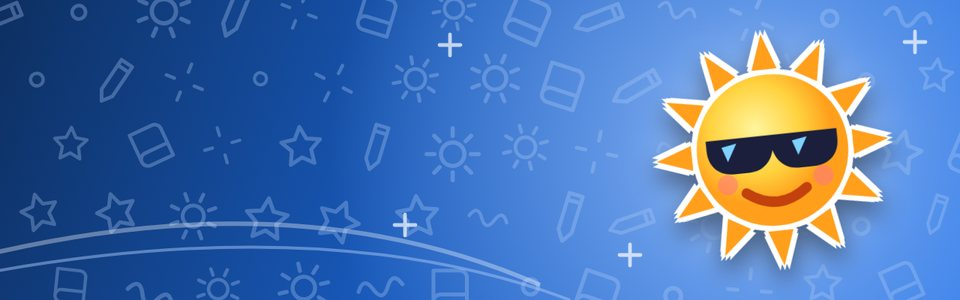
#> input picture assets/calendario/mes-01.jpg, 960 x 300 px
$ python aluno_claro.py ../assets/calendario/mes-01.jpg
#> lines starting #> are read from the running program, lines starting #| are printed output that depends on the picture; after the words box and inside, x2 and y2 are one past the last pixel; in counts of white or black regions, pixels touching at a corner belong together
"""Cabeçalho da 2ª página: Aluno(a) e Data numa faixa branca para escrever à caneta.

O fundo azul-escuro vira quase preto na impressão em preto e branco e a caneta some.
Funciona na arte do Montar folha (…-p2.jpg) e na imagem do cabeçalho dos modelos Word.
Uso: python scripts/aluno_claro.py arquivo.jpg [...]     (altera no lugar; ignora se já foi feito)
"""
import sys
import numpy as np
from PIL import Image, ImageDraw, ImageFont

FM = '/usr/share/fonts/opentype/inter/Inter-SemiBold.otf'
AZUL = (11, 42, 91)
LINHA = (60, 70, 90)


def achar_linha(a, u):
    """Linha branca do 'Aluno(a): ____' (y = 46 unidades): devolve (x0, x1) ou None."""
    branco = a.min(2) > 200
    y = int(round(46 * u))
    melhor = None
    for yy in range(y - int(3 * u), y + int(3 * u) + 1):
        r = branco[yy]
        d = np.diff(np.r_[0, r.astype(np.int8), 0])
        ini, fim = np.nonzero(d == 1)[0], np.nonzero(d == -1)[0]
        if not len(ini):
            continue
        k = np.argmax(fim - ini)
        if fim[k] - ini[k] > 90 * u and (melhor is None or fim[k] - ini[k] > melhor[1] - melhor[0]):
            melhor = (int(ini[k]), int(fim[k]))
    return melhor


def processar(caminho):
#> called with caminho = '../assets/calendario/mes-01.jpg'
    im = Image.open(caminho).convert('RGB')
#> im is the input picture: PIL image 960x300 RGB; mean R, G, B 75.2, 116.5, 177.2
    a = np.array(im).astype(int)
    u = im.width / 1024
#> u = 0.938
    # já tem a faixa? (linha 16 com um trecho branco comprido, onde antes era fundo escuro)
    r = (a[int(16 * u)].min(1) > 235).astype(np.int8)
#> r = 960 values from 0 to 0
    d0 = np.diff(np.r_[0, r, 0]); ini, fim = np.nonzero(d0 == 1)[0], np.nonzero(d0 == -1)[0]
#> after `d0 = np.diff(np.r_[0, r, 0])`: d0 = 961 values from 0 to 0
#> after `ini, fim = (np.nonzero(d0 == 1)[0], np.nonzero(d0 == -1)[0])`: ini = empty array; fim = empty array
    if len(ini) and (fim - ini).max() > 150 * u:
        return 'já tinha a faixa'
    ln = achar_linha(a, u)
#> in achar_linha, `branco = a.min(2) > 200`:
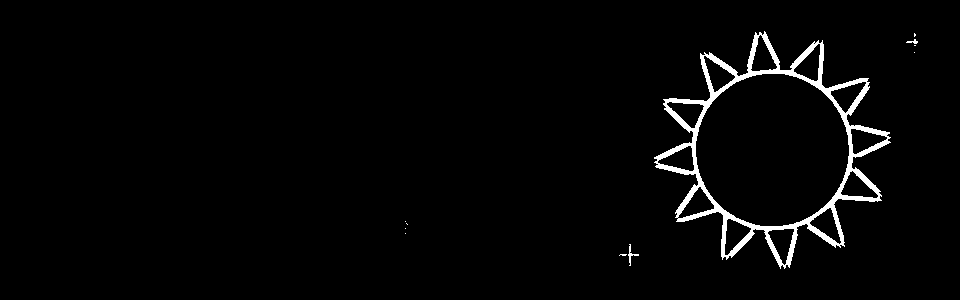
#> branco: shape (300, 960) bool; 2.4% white; 11 white regions (8 under 20 px), largest, box (x1, y1, x2, y2) and area: (654, 31, 891, 269) 6887, (628, 244, 639, 266) 58, (906, 39, 918, 44) 29
#> the loop in achar_linha, `for yy in range(y - int(3 * u), y + int(3 * u) + 1):` made 5 passes
#> (ini, fim, k) on passes 1 to 5: ([753, 764, 814, 817, 822, 907], [758, 770, 815, 819, 823, 918], 5), ([753, 765, 813, 816, 821, 906, 913], [758, 770, 815, 819, 823, 912, 918], 5), ([752, 765, 812, 815, 914], [758, 771, 814, 823, 917], 3), ([752, 766, 811, 820], [758, 771, 818, 824], 2), ([752, 766, 810, 820, 914], [757, 772, 817, 824, 916], 2)
    if not ln:
        return 'sem linha'
    ax = ln[0] - 100 * u
    x0, x1 = ax - 14 * u, ln[1] + 6 * u
    y0, y1 = 13 * u, 103 * u
    d = ImageDraw.Draw(im)
    d.rounded_rectangle((x0, y0, x1, y1), radius=10 * u, fill='white')
    f = ImageFont.truetype(FM, int(round(20 * u)))
    d.text((ax, 24 * u), 'Aluno(a):', font=f, fill=AZUL)
    d.line([(ln[0], 46 * u), (ln[1] - 4 * u, 46 * u)], fill=LINHA, width=max(1, int(round(1.6 * u))))
    d.text((ax, 62 * u), 'Data:', font=f, fill=AZUL)
    # data com linhas finas, no lugar dos sublinhados
    dx = ax + 62 * u
    yb = 84 * u
    for w in (34, 34, 52):
        d.line([(dx, yb), (dx + w * u, yb)], fill=LINHA, width=max(1, int(round(1.6 * u))))
        dx += w * u
        if w != 52:
            d.text((dx + 2 * u, 62 * u), '/', font=f, fill=AZUL)
            dx += 14 * u
    q = {'quality': 95, 'subsampling': 0} if caminho.lower().endswith(('.jpg', '.jpeg')) else {}
    im.save(caminho, **q)
    return 'ok'


def processar_docx(caminho):
    """Aplica na imagem do cabeçalho das páginas 2+ (header2) de um modelo Word."""
    import os, re, tempfile, zipfile
    with zipfile.ZipFile(caminho) as z:
        itens = [(i, z.read(i.filename)) for i in z.infolist()]
    dados = dict((i.filename, b) for i, b in itens)
    rels = dados.get('word/_rels/header2.xml.rels', b'').decode('utf8')
    alvos = re.findall(r'Target="(media/[^"]+\.(?:jpe?g|png))"', rels)
    if not alvos:
        return 'sem imagem no cabeçalho 2'
    res = []
    for alvo in alvos:
        nome = 'word/' + alvo
        with tempfile.NamedTemporaryFile(suffix=os.path.splitext(alvo)[1], delete=False) as t:
            t.write(dados[nome])
        r = processar(t.name)
        res.append(r)
        if r == 'ok':
            dados[nome] = open(t.name, 'rb').read()
        os.unlink(t.name)
    if 'ok' in res:
        tmp = caminho + '.tmp'
        with zipfile.ZipFile(tmp, 'w') as z:
            for i, _ in itens:
                z.writestr(i, dados[i.filename], compress_type=i.compress_type)
        os.replace(tmp, caminho)
    return ', '.join(res)


if __name__ == '__main__':
    for c in sys.argv[1:]:
        print(c, processar_docx(c) if c.endswith('.docx') else processar(c))
